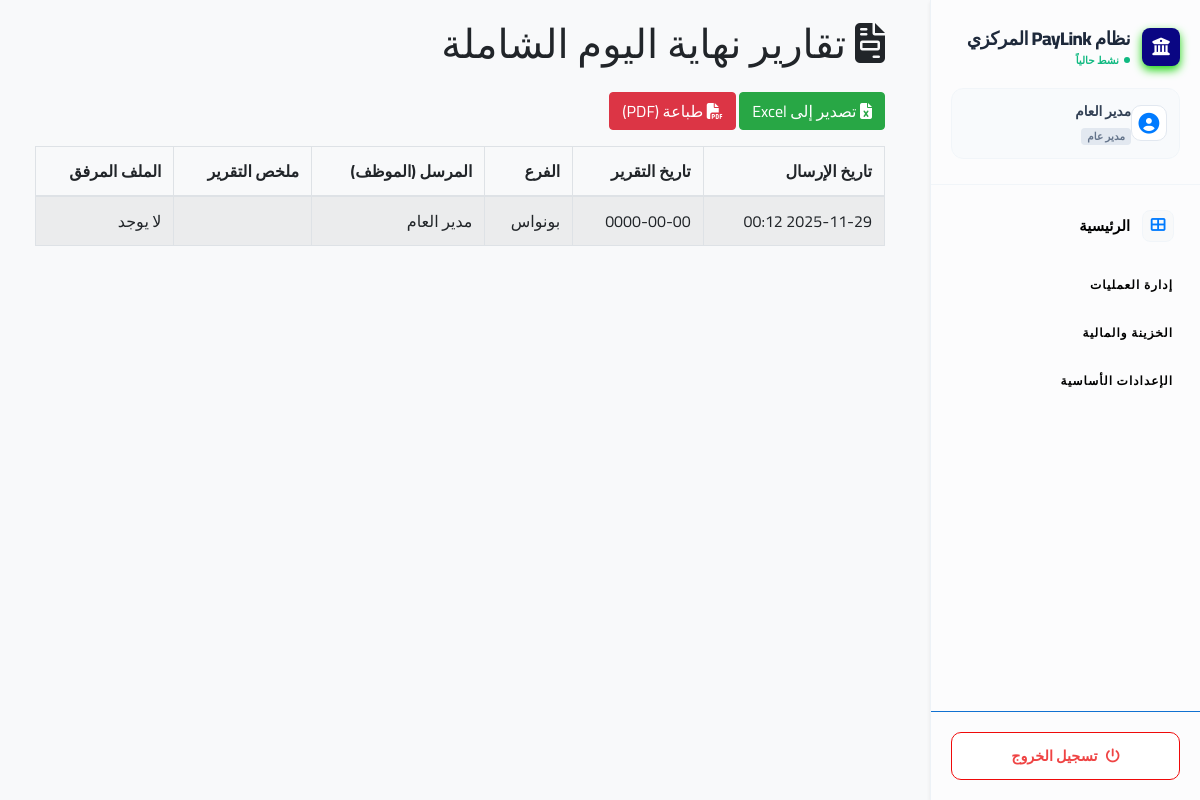
Screenshot of /view_reports.php (signed in) with the database file from the repository.
### tables this page shows
CREATE TABLE `end_of_day_reports` (
  `id` int(11) NOT NULL,
  `branch_id` int(11) NOT NULL,
  `report_date` date NOT NULL,
  `user_id` int(11) NOT NULL,
  `status` enum('pending','sent','reviewed') NOT NULL DEFAULT 'sent',
  `summary_text` text DEFAULT NULL,
  `attached_file_path` varchar(255) DEFAULT NULL,
  `sent_at` datetime NOT NULL
);

CREATE TABLE `branches` (
  `id` int(11) NOT NULL,
  `name` varchar(255) NOT NULL,
  `location` varchar(255) DEFAULT NULL,
  `is_active` tinyint(1) DEFAULT 1,
  `created_at` datetime DEFAULT current_timestamp()
);

CREATE TABLE `users` (
  `id` int(11) NOT NULL,
  `username` varchar(50) NOT NULL,
  `email` varchar(100) DEFAULT NULL,
  `password_hash` varchar(255) NOT NULL,
  `full_name` varchar(100) NOT NULL,
  `phone_number` varchar(15) DEFAULT NULL,
  `is_active` tinyint(1) DEFAULT 1,
  `permissions_json` text DEFAULT NULL,
  `created_at` timestamp NOT NULL DEFAULT current_timestamp(),
  `user_role` enum('مدير عام','مدير فرع','موظف') NOT NULL DEFAULT 'موظف',
  `branch_id` int(11) DEFAULT NULL,
  `role_id` int(11) DEFAULT NULL
);

### view_reports.php (the view, shortened to what this page needs)
<?php
include 'db_connect.php';
if (isset($_GET['export']) && $_GET['export'] == 'excel') {
    $filename = "End_of_Day_Reports_" . date('Ymd') . ".xls";
    header("Content-Type: application/vnd.ms-excel; charset=utf-8");
    header("Content-Disposition: attachment; filename=\"$filename\"");
    header("Pragma: no-cache");
    header("Expires: 0");
    $export_mode = true;
} else {
    $export_mode = false;
    include 'header.php';
}
$reports_q = $conn->prepare("
    SELECT
        r.report_date,
        r.summary_text,
        r.attached_file_path,
        b.name AS branch_name,
        u.full_name AS user_name,
        r.sent_at
    FROM end_of_day_reports r
    JOIN branches b ON r.branch_id = b.id
    JOIN users u ON r.user_id = u.id
    ORDER BY r.sent_at DESC
");
$reports_q->execute();
$reports_r = $reports_q->get_result();
?>
<?php if (!$export_mode):  ?>
<div class="container-fluid">
    <h1 class="mb-4"><i class="fas fa-file-invoice"></i> تقارير نهاية اليوم الشاملة</h1>
    <div class="mb-3">
        <a href="?export=excel" class="btn btn-success"><i class="fas fa-file-excel"></i> تصدير إلى Excel</a>
        <button onclick="window.print()" class="btn btn-danger"><i class="fas fa-file-pdf"></i> طباعة (PDF)</button>
    </div>
<?php endif; ?>
    <div class="table-responsive">
        <table class="table table-bordered table-striped" id="reportsTable">
            <thead>
                <tr>
                    <th>تاريخ الإرسال</th>
                    <th>تاريخ التقرير</th>
                    <th>الفرع</th>
                    <th>المرسل (الموظف)</th>
                    <th>ملخص التقرير</th>
                    <th>الملف المرفق</th>
                </tr>
            </thead>
            <tbody>
                <?php if ($reports_r->num_rows > 0): ?>
                    <?php while ($row = $reports_r->fetch_assoc()): ?>
                        <tr>
                            <td><?php echo date('Y-m-d H:i', strtotime($row['sent_at'])); ?></td>
                            <td><?php echo $row['report_date']; ?></td>
                            <td><?php echo $row['branch_name']; ?></td>
                            <td><?php echo $row['user_name']; ?></td>
                            <td><?php echo htmlspecialchars($row['summary_text']); ?></td>
                            <td>
                                <?php if ($row['attached_file_path']): ?>
                                    <a href="<?php echo $row['attached_file_path']; ?>" target="_blank" class="btn btn-sm btn-info"><i class="fas fa-download"></i> تحميل</a>
                                <?php else: ?>
                                    لا يوجد
                                <?php endif; ?>
                            </td>
                        </tr>
                    <?php endwhile; ?>
                <?php else: ?>
                    <tr>
                        <td colspan="6" class="text-center">لا توجد تقارير نهاية يوم مُرسلة حتى الآن.</td>
                    </tr>
                <?php endif; ?>
            </tbody>
        </table>
    </div>
<?php if (!$export_mode):  ?>
</div>
<?php
include 'footer.php';
endif;
?>

### header.php (style rules this page uses)
:root { --light-bg: #f8f9fa; --primary-color: #007bff; }
body { font-family: 'Cairo', sans-serif; background-color: var(--light-bg); margin: 0; padding: 0; text-align: right; direction: rtl; overflow-x: hidden; }

### sidebar.php (style rules this page uses)
:root { --sb-bg: #ffffff90; --sb-accent: #0a0683; --sb-text: #000000; --sb-title: #000000; --sb-hover: #f8fafc; --sb-active-bg: #eff6ff; }

### rows the page displays
end_of_day_reports: sent_at "2025-11-29 00:12", report_date "0000-00-00", branch.name "بونواس", user.full_name "مدير العام", shows "لا يوجد"

### other values shown
$display_name "نظام PayLink المركزي"
$user_full_name "مدير العام"
$raw_user_role "مدير عام"
__('Dashboard') "الرئيسية"
__('System Management') "إدارة العمليات"
__('Financial Management') "الخزينة والمالية"
__('System Settings') "الإعدادات الأساسية"
__('Logout') "تسجيل الخروج"
